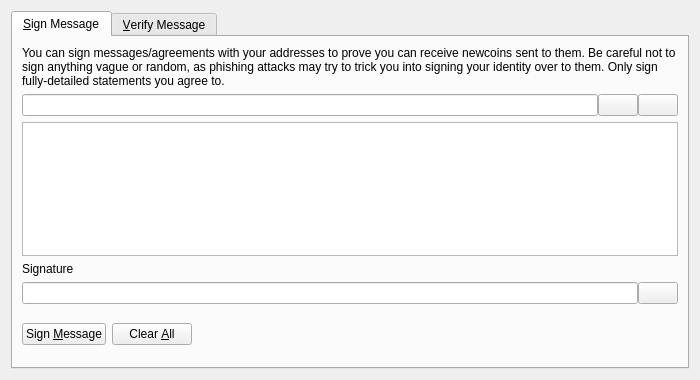
<?xml version="1.0" encoding="UTF-8"?>
<ui version="4.0">
 <class>SignVerifyMessageDialog</class>
 <widget class="QDialog" name="SignVerifyMessageDialog">
  <property name="geometry">
   <rect>
    <x>0</x>
    <y>0</y>
    <width>700</width>
    <height>380</height>
   </rect>
  </property>
  <property name="windowTitle">
   <string>Signatures - Sign / Verify a Message</string>
  </property>
  <property name="modal">
   <bool>true</bool>
  </property>
  <layout class="QVBoxLayout" name="verticalLayout">
   <item>
    <widget class="QTabWidget" name="tabWidget">
     <property name="currentIndex">
      <number>0</number>
     </property>
     <widget class="QWidget" name="tabSignMessage">
      <attribute name="title">
       <string>&amp;Sign Message</string>
      </attribute>
      <layout class="QVBoxLayout" name="verticalLayout_SM">
       <item>
        <widget class="QLabel" name="infoLabel_SM">
         <property name="text">
          <string>You can sign messages/agreements with your addresses to prove you can receive newcoins sent to them. Be careful not to sign anything vague or random, as phishing attacks may try to trick you into signing your identity over to them. Only sign fully-detailed statements you agree to.</string>
         </property>
         <property name="textFormat">
          <enum>Qt::PlainText</enum>
         </property>
         <property name="wordWrap">
          <bool>true</bool>
         </property>
        </widget>
       </item>
       <item>
        <layout class="QHBoxLayout" name="horizontalLayout_1_SM">
         <property name="spacing">
          <number>0</number>
         </property>
         <item>
          <widget class="QValidatedLineEdit" name="addressIn_SM">
           <property name="toolTip">
            <string>The Newcoin address to sign the message with</string>
           </property>
          </widget>
         </item>
         <item>
          <widget class="QPushButton" name="addressBookButton_SM">
           <property name="toolTip">
            <string>Choose previously used address</string>
           </property>
           <property name="text">
            <string/>
           </property>
           <property name="icon">
            <iconset resource="../bitcoin.qrc">
             <normaloff>:/icons/address-book</normaloff>:/icons/address-book</iconset>
           </property>
           <property name="shortcut">
            <string>Alt+A</string>
           </property>
           <property name="autoDefault">
            <bool>false</bool>
           </property>
          </widget>
         </item>
         <item>
          <widget class="QPushButton" name="pasteButton_SM">
           <property name="toolTip">
            <string>Paste address from clipboard</string>
           </property>
           <property name="text">
            <string/>
           </property>
           <property name="icon">
            <iconset resource="../bitcoin.qrc">
             <normaloff>:/icons/editpaste</normaloff>:/icons/editpaste</iconset>
           </property>
           <property name="shortcut">
            <string>Alt+P</string>
           </property>
           <property name="autoDefault">
            <bool>false</bool>
           </property>
          </widget>
         </item>
        </layout>
       </item>
       <item>
        <widget class="QPlainTextEdit" name="messageIn_SM">
         <property name="toolTip">
          <string>Enter the message you want to sign here</string>
         </property>
        </widget>
       </item>
       <item>
        <widget class="QLabel" name="signatureLabel_SM">
         <property name="text">
          <string>Signature</string>
         </property>
         <property name="textFormat">
          <enum>Qt::PlainText</enum>
         </property>
        </widget>
       </item>
       <item>
        <layout class="QHBoxLayout" name="horizontalLayout_2_SM">
         <property name="spacing">
          <number>0</number>
         </property>
         <item>
          <widget class="QLineEdit" name="signatureOut_SM">
           <property name="font">
            <font>
             <italic>true</italic>
            </font>
           </property>
           <property name="readOnly">
            <bool>true</bool>
           </property>
          </widget>
         </item>
         <item>
          <widget class="QPushButton" name="copySignatureButton_SM">
           <property name="toolTip">
            <string>Copy the current signature to the system clipboard</string>
           </property>
           <property name="text">
            <string/>
           </property>
           <property name="icon">
            <iconset resource="../bitcoin.qrc">
             <normaloff>:/icons/editcopy</normaloff>:/icons/editcopy</iconset>
           </property>
           <property name="autoDefault">
            <bool>false</bool>
           </property>
          </widget>
         </item>
        </layout>
       </item>
       <item>
        <layout class="QHBoxLayout" name="horizontalLayout_3_SM">
         <item>
          <widget class="QPushButton" name="signMessageButton_SM">
           <property name="toolTip">
            <string>Sign the message to prove you own this Newcoin address</string>
           </property>
           <property name="text">
            <string>Sign &amp;Message</string>
           </property>
           <property name="icon">
            <iconset resource="../bitcoin.qrc">
             <normaloff>:/icons/edit</normaloff>:/icons/edit</iconset>
           </property>
           <property name="autoDefault">
            <bool>false</bool>
           </property>
          </widget>
         </item>
         <item>
          <widget class="QPushButton" name="clearButton_SM">
           <property name="toolTip">
            <string>Reset all sign message fields</string>
           </property>
           <property name="text">
            <string>Clear &amp;All</string>
           </property>
           <property name="icon">
            <iconset resource="../bitcoin.qrc">
             <normaloff>:/icons/remove</normaloff>:/icons/remove</iconset>
           </property>
           <property name="autoDefault">
            <bool>false</bool>
           </property>
          </widget>
         </item>
         <item>
          <spacer name="horizontalSpacer_1_SM">
           <property name="orientation">
            <enum>Qt::Horizontal</enum>
           </property>
           <property name="sizeHint" stdset="0">
            <size>
             <width>40</width>
             <height>48</height>
            </size>
           </property>
          </spacer>
         </item>
         <item>
          <widget class="QLabel" name="statusLabel_SM">
           <property name="font">
            <font>
             <weight>75</weight>
             <bold>true</bold>
            </font>
           </property>
           <property name="text">
            <string/>
           </property>
           <property name="wordWrap">
            <bool>true</bool>
           </property>
          </widget>
         </item>
         <item>
          <spacer name="horizontalSpacer_2_SM">
           <property name="orientation">
            <enum>Qt::Horizontal</enum>
           </property>
           <property name="sizeHint" stdset="0">
            <size>
             <width>40</width>
             <height>48</height>
            </size>
           </property>
          </spacer>
         </item>
        </layout>
       </item>
      </layout>
     </widget>
     <widget class="QWidget" name="tabVerifyMessage">
      <attribute name="title">
       <string>&amp;Verify Message</string>
      </attribute>
      <layout class="QVBoxLayout" name="verticalLayout_VM">
       <item>
        <widget class="QLabel" name="infoLabel_VM">
         <property name="text">
          <string>Enter the receiver's address, message (ensure you copy line breaks, spaces, tabs, etc. exactly) and signature below to verify the message. Be careful not to read more into the signature than what is in the signed message itself, to avoid being tricked by a man-in-the-middle attack. Note that this only proves the signing party receives with the address, it cannot prove sendership of any transaction!</string>
         </property>
         <property name="textFormat">
          <enum>Qt::PlainText</enum>
         </property>
         <property name="alignment">
          <set>Qt::AlignLeading|Qt::AlignLeft|Qt::AlignTop</set>
         </property>
         <property name="wordWrap">
          <bool>true</bool>
         </property>
        </widget>
       </item>
       <item>
        <layout class="QHBoxLayout" name="horizontalLayout_1_VM">
         <property name="spacing">
          <number>0</number>
         </property>
         <item>
          <widget class="QValidatedLineEdit" name="addressIn_VM">
           <property name="toolTip">
            <string>The Newcoin address the message was signed with</string>
           </property>
          </widget>
         </item>
         <item>
          <widget class="QPushButton" name="addressBookButton_VM">
           <property name="toolTip">
            <string>Choose previously used address</string>
           </property>
           <property name="text">
            <string/>
           </property>
           <property name="icon">
            <iconset resource="../bitcoin.qrc">
             <normaloff>:/icons/address-book</normaloff>:/icons/address-book</iconset>
           </property>
           <property name="shortcut">
            <string>Alt+A</string>
           </property>
           <property name="autoDefault">
            <bool>false</bool>
           </property>
          </widget>
         </item>
        </layout>
       </item>
       <item>
        <widget class="QPlainTextEdit" name="messageIn_VM"/>
       </item>
       <item>
        <widget class="QValidatedLineEdit" name="signatureIn_VM"/>
       </item>
       <item>
        <layout class="QHBoxLayout" name="horizontalLayout_2_VM">
         <item>
          <widget class="QPushButton" name="verifyMessageButton_VM">
           <property name="toolTip">
            <string>Verify the message to ensure it was signed with the specified Newcoin address</string>
           </property>
           <property name="text">
            <string>Verify &amp;Message</string>
           </property>
           <property name="icon">
            <iconset resource="../bitcoin.qrc">
             <normaloff>:/icons/transaction_0</normaloff>:/icons/transaction_0</iconset>
           </property>
           <property name="autoDefault">
            <bool>false</bool>
           </property>
          </widget>
         </item>
         <item>
          <widget class="QPushButton" name="clearButton_VM">
           <property name="toolTip">
            <string>Reset all verify message fields</string>
           </property>
           <property name="text">
            <string>Clear &amp;All</string>
           </property>
           <property name="icon">
            <iconset resource="../bitcoin.qrc">
             <normaloff>:/icons/remove</normaloff>:/icons/remove</iconset>
           </property>
           <property name="autoDefault">
            <bool>false</bool>
           </property>
          </widget>
         </item>
         <item>
          <spacer name="horizontalSpacer_1_VM">
           <property name="orientation">
            <enum>Qt::Horizontal</enum>
           </property>
           <property name="sizeHint" stdset="0">
            <size>
             <width>40</width>
             <height>48</height>
            </size>
           </property>
          </spacer>
         </item>
         <item>
          <widget class="QLabel" name="statusLabel_VM">
           <property name="font">
            <font>
             <weight>75</weight>
             <bold>true</bold>
            </font>
           </property>
           <property name="text">
            <string/>
           </property>
           <property name="wordWrap">
            <bool>true</bool>
           </property>
          </widget>
         </item>
         <item>
          <spacer name="horizontalSpacer_2_VM">
           <property name="orientation">
            <enum>Qt::Horizontal</enum>
           </property>
           <property name="sizeHint" stdset="0">
            <size>
             <width>40</width>
             <height>48</height>
            </size>
           </property>
          </spacer>
         </item>
        </layout>
       </item>
      </layout>
     </widget>
    </widget>
   </item>
  </layout>
 </widget>
 <customwidgets>
  <customwidget>
   <class>QValidatedLineEdit</class>
   <extends>QLineEdit</extends>
   <header>qt/qvalidatedlineedit.h</header>
  </customwidget>
 </customwidgets>
 <resources>
  <include location="../bitcoin.qrc"/>
 </resources>
 <connections/>
</ui>
